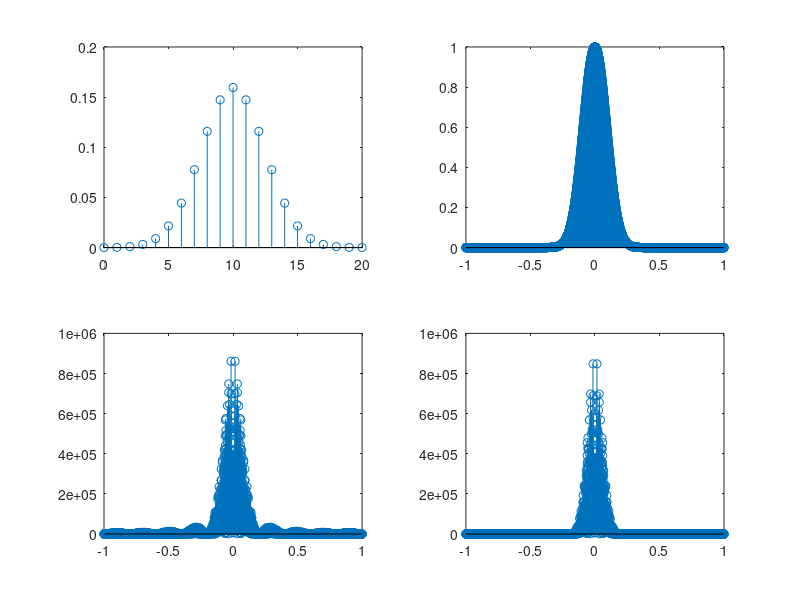

This chart was generated by the following MATLAB code:
   x=rand(1, 1004);
   x=round(x);
   r=0; 

for i=1:4:1000
    
    if x(i:i+3)==[0 0 0 0]
        T((1:10)+10*r)=3+3j;
    end
    if x(i:i+3)==[0 0 0 1]
        T((1:10)+10*r)=1+3j;
    end
    if x(i:i+3)==[0 0 1 1]
        T((1:10)+10*r)=-1+3j;
    end
    if x(i:i+3)==[0 0 1 0]
        T((1:10)+10*r)=-3+3j;
    end
    if x(i:i+3)==[0 1 1 0]
        T((1:10)+10*r)=3+1j;
    end
    if x(i:i+3)==[0 1 1 1]
        T((1:10)+10*r)=1+1j;
    end
    if x(i:i+3)==[0 1 0 1]
        T((1:10)+10*r)=-1+1j;
    end
    if x(i:i+3)==[0 1 0 0]
        T((1:10)+10*r)=-3+1j;
    end

    if x(i:i+3)==[1 1 0 0]
        T((1:10)+10*r)=3-1j;
    end
    if x(i:i+3)==[1 1 0 1]
        T((1:10)+10*r)=1-1j;
    end
    if x(i:i+3)==[1 1 1 1]
        T((1:10)+10*r)=-1-1j;
    end
    if x(i:i+3)==[1 1 1 0]
        T((1:10)+10*r)=-3-1j;
    end
    if x(i:i+3)==[1 0 1 0]
        T((1:10)+10*r)=3-3j;
    end
    if x(i:i+3)==[1 0 1 1]
        T((1:10)+10*r)=1-3j;
    end
    if x(i:i+3)==[1 0 0 1]
        T((1:10)+10*r)=-1-3j;
    end
    if x(i:i+3)==[1 0 0 0]
        T((1:10)+10*r)=-3-3j;
    end
    r=r+1;
end

    h = fspecial('gaussian', [1 21], 2.5);
    y1=conv(real(T), h);
    y2=conv(imag(T), h);
    m=0:length(T)-1;
    n=0:length(y1)-1;
    o=0:length(h)-1;
   
    H=fftshift(fft(h, 8001));
    X1=fftshift(fft(real(T), 8001));
    X2=fftshift(fft(imag(T), 8001));
    n1=-2*[4000:-1:1]./8000;
    n2=2*[1:4000]./8000;
    N=[n1 0 n2];
    Y1=fftshift(fft(y1, 8001));
    Y2=fftshift(fft(y2, 8001));
   
    PSD_H=H.*conj(H);
    PSD_X=abs(X1).^2 + abs(X2).^2;
    PSD_Y=abs(Y1).^2 + abs(Y2).^2;
    
    subplot(2, 2, 1)
    stem(o, h)
    subplot(2, 2, 2)
    stem(N, PSD_H)
    subplot(2, 2, 3)
    stem(N, PSD_X)
    subplot(2, 2, 4)
    stem(N, PSD_Y) 

    
    
    